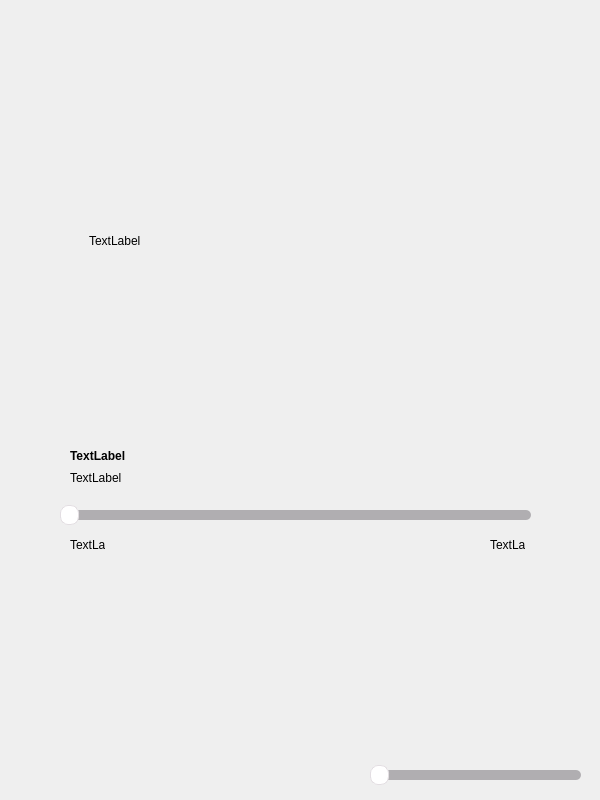
<?xml version="1.0" encoding="UTF-8"?>
<ui version="4.0">
 <class>TrackCardWidget</class>
 <widget class="QWidget" name="TrackCardWidget">
  <property name="geometry">
   <rect>
    <x>0</x>
    <y>0</y>
    <width>600</width>
    <height>800</height>
   </rect>
  </property>
  <property name="sizePolicy">
   <sizepolicy hsizetype="Fixed" vsizetype="Fixed">
    <horstretch>0</horstretch>
    <verstretch>0</verstretch>
   </sizepolicy>
  </property>
  <property name="windowTitle">
   <string>Form</string>
  </property>
  <widget class="QLabel" name="track_image_label">
   <property name="geometry">
    <rect>
     <x>89</x>
     <y>50</y>
     <width>421</width>
     <height>381</height>
    </rect>
   </property>
   <property name="sizePolicy">
    <sizepolicy hsizetype="Preferred" vsizetype="Preferred">
     <horstretch>0</horstretch>
     <verstretch>0</verstretch>
    </sizepolicy>
   </property>
   <property name="text">
    <string>TextLabel</string>
   </property>
  </widget>
  <widget class="QLabel" name="track_name_label">
   <property name="geometry">
    <rect>
     <x>70</x>
     <y>440</y>
     <width>171</width>
     <height>31</height>
    </rect>
   </property>
   <property name="font">
    <font>
     <family>Arial</family>
     <weight>75</weight>
     <bold>true</bold>
    </font>
   </property>
   <property name="text">
    <string>TextLabel</string>
   </property>
  </widget>
  <widget class="QLabel" name="track_author_label">
   <property name="geometry">
    <rect>
     <x>70</x>
     <y>470</y>
     <width>101</width>
     <height>16</height>
    </rect>
   </property>
   <property name="font">
    <font>
     <family>Arial</family>
    </font>
   </property>
   <property name="text">
    <string>TextLabel</string>
   </property>
  </widget>
  <widget class="QSlider" name="track_slider">
   <property name="geometry">
    <rect>
     <x>60</x>
     <y>500</y>
     <width>471</width>
     <height>31</height>
    </rect>
   </property>
   <property name="focusPolicy">
    <enum>Qt::StrongFocus</enum>
   </property>
   <property name="styleSheet">
    <string notr="true">            QSlider{
            }
            QSlider::groove:horizontal {  
                height: 10px;
                margin: 0px;
                border-radius: 5px;
                background: #B0AEB1;
            }
            QSlider::handle:horizontal {
                background: #fff;
                border: 1px solid #E3DEE2;
                width: 17px;
                margin: -5px 0; 
                border-radius: 8px;
            }
            QSlider::sub-page:qlineargradient {
                background: #3B99FC;
                border-radius: 5px;
            }</string>
   </property>
   <property name="pageStep">
    <number>0</number>
   </property>
   <property name="orientation">
    <enum>Qt::Horizontal</enum>
   </property>
  </widget>
  <widget class="QPushButton" name="play_stop_button">
   <property name="geometry">
    <rect>
     <x>250</x>
     <y>550</y>
     <width>71</width>
     <height>61</height>
    </rect>
   </property>
   <property name="text">
    <string/>
   </property>
   <property name="flat">
    <bool>true</bool>
   </property>
  </widget>
  <widget class="QPushButton" name="prev_button">
   <property name="geometry">
    <rect>
     <x>130</x>
     <y>560</y>
     <width>71</width>
     <height>41</height>
    </rect>
   </property>
   <property name="text">
    <string/>
   </property>
   <property name="flat">
    <bool>true</bool>
   </property>
  </widget>
  <widget class="QPushButton" name="next_button">
   <property name="geometry">
    <rect>
     <x>380</x>
     <y>560</y>
     <width>61</width>
     <height>41</height>
    </rect>
   </property>
   <property name="text">
    <string/>
   </property>
   <property name="flat">
    <bool>true</bool>
   </property>
  </widget>
  <widget class="QLabel" name="cur_track_time_label">
   <property name="geometry">
    <rect>
     <x>70</x>
     <y>540</y>
     <width>35</width>
     <height>10</height>
    </rect>
   </property>
   <property name="text">
    <string>TextLabel</string>
   </property>
  </widget>
  <widget class="QLabel" name="track_duration_label">
   <property name="geometry">
    <rect>
     <x>490</x>
     <y>540</y>
     <width>35</width>
     <height>10</height>
    </rect>
   </property>
   <property name="text">
    <string>TextLabel</string>
   </property>
  </widget>
  <widget class="QSlider" name="volume_slider">
   <property name="geometry">
    <rect>
     <x>370</x>
     <y>760</y>
     <width>211</width>
     <height>31</height>
    </rect>
   </property>
   <property name="focusPolicy">
    <enum>Qt::StrongFocus</enum>
   </property>
   <property name="styleSheet">
    <string notr="true">            QSlider{
            }
            QSlider::groove:horizontal {  
                height: 10px;
                margin: 0px;
                border-radius: 5px;
                background: #B0AEB1;
            }
            QSlider::handle:horizontal {
                background: #fff;
                border: 1px solid #E3DEE2;
                width: 17px;
                margin: -5px 0; 
                border-radius: 8px;
            }
            QSlider::sub-page:qlineargradient {
                background: #3B99FC;
                border-radius: 5px;
            }</string>
   </property>
   <property name="pageStep">
    <number>0</number>
   </property>
   <property name="orientation">
    <enum>Qt::Horizontal</enum>
   </property>
  </widget>
  <widget class="QPushButton" name="volume_image">
   <property name="geometry">
    <rect>
     <x>330</x>
     <y>760</y>
     <width>31</width>
     <height>21</height>
    </rect>
   </property>
   <property name="text">
    <string/>
   </property>
   <property name="flat">
    <bool>true</bool>
   </property>
  </widget>
 </widget>
 <tabstops>
  <tabstop>track_slider</tabstop>
  <tabstop>play_stop_button</tabstop>
  <tabstop>prev_button</tabstop>
  <tabstop>next_button</tabstop>
 </tabstops>
 <resources/>
 <connections/>
</ui>
